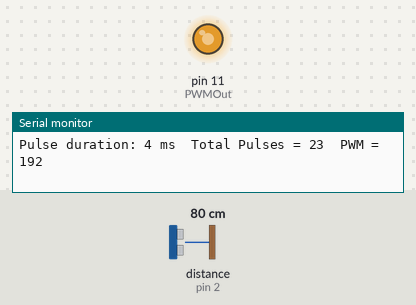
A sketch run on a simulated Arduino Nano, built with avr-gcc and run on an emulated ATmega328P. On the bench: output pins drawn as LEDs (lit = HIGH), the last lines printed to the serial monitor. Wiring (inferred from the names in the program): range finder with pulse-width output: data pin 2. The test bench sets the inputs (shaded band); at power-on: distance to the obstacle (sensor on pin 2) 80 cm. The echo pulse lasts 58.3 µs per cm.

Above: at 1.2 s.
1.3 s: distance to the obstacle (sensor on pin 2) set to 2 cm
At 2.1 s:
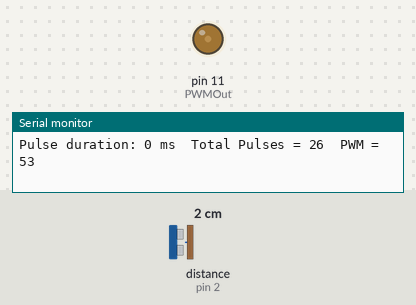
2.8 s: distance to the obstacle (sensor on pin 2) set to 15 cm
5.8 s: distance to the obstacle (sensor on pin 2) set to 20 cm
At 6.9 s:
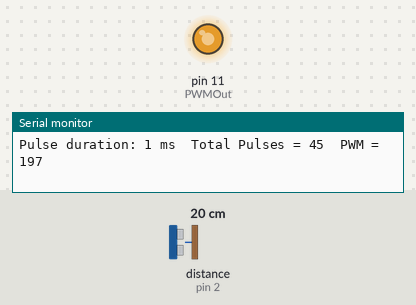
Timing chart, 0 to 8.8 s (numbered marks = the images above; inputs shaded):
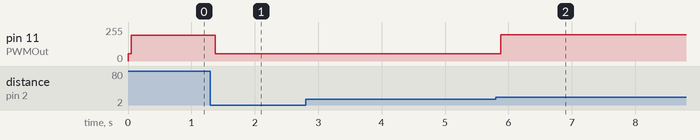

The sketch:

KISS_PAS_2_THROTTLE.ino
```cpp
/*
 VERSION: 1.0.1

 Name:		KISS_PAS_2_THROTTLE.ino
 Created:	8/23/2021 10:34:43 AM
 Author:	r4bb17

*/
// int throttleMap(int);           // Manual Throttle MAP function  REMOVE?

const int PASPin = 2;           // PAS Input pin
const int PWMOut = 11;          // PWM Output pin

const int lowPWMValue = 53;     // low PWM value, 53 (.830 V)
const int highPWMValue = 197;   // high PWM value, 197 (3.63V)
int currentPWMValue;            // state of digital throttle (53 - 197)

unsigned long duration;         // length of pulse in microseconds
unsigned long pulses = 0;       // total pulses


void setup() {
    Serial.begin(9600);         // Initialize Serial Port
    pinMode(PASPin, INPUT);     // Initialize PAS pin as input
    pinMode(PWMOut, OUTPUT);    // Initialize PWM pin as output
    idleThrottle();             // Generate Idle throttle voltage
}


void loop() {

    //get the time between pulses from the the PAS (Pedal Assist Sensor)
    duration = pulseInLong(PASPin, HIGH, 500000);

    unsigned int sample = duration / 1000;  // declare sample and convert duration to (ms)

    //if valid pulse detected map to PWM and write to output
    if (sample < 501 && sample != 0) {
        //map sample value to high and low PWM range
        int mappedValue = map(sample, 1, 75, highPWMValue, lowPWMValue); //Create manual map function.
 //       int mappedValue = throttleMap(sample);

        //safeguard throttle control from out of range anomalies
        if (mappedValue <= highPWMValue && mappedValue >= lowPWMValue) {
            analogWrite(PWMOut, mappedValue);
            currentPWMValue = mappedValue;
        }

        pulses++;
    }

    //generate idle throttle voltage if no pulses
    if (!sample) {
        idleThrottle();
    }


    printDebug();
}


void idleThrottle() {
    //set throttle to idle
    analogWrite(PWMOut, lowPWMValue);
    currentPWMValue = lowPWMValue;
}


void printDebug() {
    //print out diagnostic information
    Serial.print("Pulse duration: ");
    Serial.print(duration / 1000);
    Serial.print(" ms\t");
    Serial.print("Total Pulses = ");
    Serial.print(pulses);
    Serial.print("\tPWM = ");
    Serial.println(currentPWMValue);
}


int throttleMap(int pwm){
    //Manual Throttle MAP  (Sur Ron X-Bike 2021)
    //PWM Range 53 - 197 (Idle - Max) [144 Steps]

    switch (pwm) {
    //  HALF STEPS 1:.5
    case 200: pwm = 54; break;
    case 199: pwm = 54; break;
    case 198: pwm = 55; break;
    case 197: pwm = 55; break;
    case 196: pwm = 56; break;
    case 195: pwm = 56; break;
    case 194: pwm = 57; break;
    case 193: pwm = 57; break;
    case 192: pwm = 58; break;
    case 191: pwm = 58; break;
    case 190: pwm = 59; break;
    case 189: pwm = 59; break;
    case 188: pwm = 60; break;
    case 187: pwm = 60; break;
    case 186: pwm = 61; break;
    case 185: pwm = 61; break;
    case 184: pwm = 62; break;
    case 183: pwm = 62; break;
    case 182: pwm = 63; break;
    case 181: pwm = 63; break;
    case 180: pwm = 64; break;
    case 179: pwm = 64; break;
    case 178: pwm = 65; break;
    case 177: pwm = 65; break;
    case 176: pwm = 66; break;
    case 175: pwm = 66; break;
    case 174: pwm = 67; break;
    case 173: pwm = 67; break;
    case 172: pwm = 68; break;
    case 171: pwm = 68; break;
    case 170: pwm = 69; break;
    case 169: pwm = 69; break;
    case 168: pwm = 70; break;
    case 167: pwm = 70; break;
    case 166: pwm = 71; break;
    case 165: pwm = 71; break;
    case 164: pwm = 72; break;
    case 163: pwm = 72; break;
    case 162: pwm = 73; break;
    case 161: pwm = 73; break;
    case 160: pwm = 74; break;
    case 159: pwm = 74; break;
    case 158: pwm = 75; break;
    case 157: pwm = 75; break;
    case 156: pwm = 76; break;
    case 155: pwm = 76; break;
    case 154: pwm = 77; break;
    case 153: pwm = 77; break;
    // FULL STEPS  [1:1]
    case 152: pwm = 78; break;
    case 151: pwm = 79; break;
    case 150: pwm = 80; break;
    case 149: pwm = 81; break;
    case 148: pwm = 82; break;
    case 147: pwm = 83; break;
    case 146: pwm = 84; break;
    case 145: pwm = 85; break;
    case 144: pwm = 86; break;
    case 143: pwm = 87; break;
    case 142: pwm = 88; break;
    case 141: pwm = 89; break;
    case 140: pwm = 90; break;
    case 139: pwm = 91; break;
    case 138: pwm = 92; break;
    case 137: pwm = 93; break;
    case 136: pwm = 94; break;
    case 135: pwm = 95; break;
    case 134: pwm = 96; break;
    case 133: pwm = 97; break;
    case 132: pwm = 98; break;
    case 131: pwm = 99; break;
    case 130: pwm = 100; break;
    case 129: pwm = 101; break;
    case 128: pwm = 102; break;
    case 127: pwm = 103; break;
    case 126: pwm = 104; break;
    case 125: pwm = 105; break;
    case 124: pwm = 106; break;
    case 123: pwm = 107; break;
    case 122: pwm = 108; break;
    case 121: pwm = 109; break;
    case 120: pwm = 110; break;
    case 119: pwm = 111; break;
    case 118: pwm = 112; break;
    case 117: pwm = 113; break;
    case 116: pwm = 114; break;
    case 115: pwm = 115; break;
    case 114: pwm = 116; break;
    case 113: pwm = 117; break;
    case 112: pwm = 118; break;
    case 111: pwm = 119; break;
    case 110: pwm = 120; break;
    case 109: pwm = 121; break;
    case 108: pwm = 122; break;
    case 107: pwm = 123; break;
    case 106: pwm = 124; break;
    case 105: pwm = 125; break;
    case 104: pwm = 126; break;
    case 103: pwm = 127; break;
    case 102: pwm = 128; break;
    case 101: pwm = 129; break;
    case 100: pwm = 130; break;
    case 99: pwm = 131; break;
    case 98: pwm = 132; break;
    case 97: pwm = 133; break;
    case 96: pwm = 134; break;
    case 95: pwm = 135; break;
    case 94: pwm = 136; break;
    case 93: pwm = 137; break;
    case 92: pwm = 138; break;
    case 91: pwm = 139; break;
    case 90: pwm = 140; break;
    case 89: pwm = 141; break;
    case 88: pwm = 142; break;
    case 87: pwm = 143; break;
    case 86: pwm = 144; break;
    case 85: pwm = 145; break;
    case 84: pwm = 146; break;
    case 83: pwm = 147; break;
    case 82: pwm = 148; break;
    case 81: pwm = 149; break;
    case 80: pwm = 150; break;
    case 79: pwm = 151; break;
    case 78: pwm = 152; break;
    case 77: pwm = 153; break;
    case 76: pwm = 154; break;
    case 75: pwm = 155; break;
    case 74: pwm = 156; break;
    case 73: pwm = 157; break;
    case 72: pwm = 158; break;
    case 71: pwm = 159; break;
    case 70: pwm = 160; break;
    case 69: pwm = 161; break;
    case 68: pwm = 162; break;
    case 67: pwm = 163; break;
    case 66: pwm = 164; break;
    case 65: pwm = 165; break;
    case 64: pwm = 166; break;
    case 63: pwm = 167; break;
    case 62: pwm = 168; break;
    case 61: pwm = 169; break;
    case 60: pwm = 170; break;
    case 59: pwm = 171; break;
    case 58: pwm = 172; break;
    case 56: pwm = 173; break;
    case 55: pwm = 174; break;
    case 54: pwm = 175; break;
    case 53: pwm = 176; break;
    case 52: pwm = 177; break;
    case 51: pwm = 178; break;
    case 50: pwm = 179; break;
    case 49: pwm = 180; break;
    case 48: pwm = 181; break;
    case 47: pwm = 182; break;
    case 46: pwm = 183; break;
    case 45: pwm = 184; break;
    case 44: pwm = 185; break;
    case 43: pwm = 186; break;
    case 42: pwm = 187; break;
    case 41: pwm = 188; break;
    case 40: pwm = 189; break;
    case 39: pwm = 190; break;
    case 38: pwm = 191; break;
    case 37: pwm = 192; break;
    case 36: pwm = 193; break;
    case 35: pwm = 194; break;
    case 34: pwm = 195; break;
    case 33: pwm = 196; break;
    case 32: pwm = 197; break;
    //  HOLD MAX VALUE
    case 31: pwm = 197; break;
    case 30: pwm = 197; break;
    case 29: pwm = 197; break;
    case 28: pwm = 197; break;
    case 27: pwm = 197; break;
    case 26: pwm = 197; break;
    case 25: pwm = 197; break;
    case 24: pwm = 197; break;
    case 23: pwm = 197; break;
    case 22: pwm = 197; break;
    case 21: pwm = 197; break;
    case 20: pwm = 197; break;
    case 19: pwm = 197; break;
    case 18: pwm = 197; break;
    case 17: pwm = 197; break;
    case 16: pwm = 197; break;
    case 15: pwm = 197; break;
    case 14: pwm = 197; break;
    case 13: pwm = 197; break;
    case 12: pwm = 197; break;
    case 11: pwm = 197; break;
    case 10: pwm = 197; break;
    case 9: pwm = 197; break;
    case 8: pwm = 197; break;
    case 7: pwm = 197; break;
    case 6: pwm = 197; break;
    case 5: pwm = 197; break;
    case 4: pwm = 197; break;
    case 3: pwm = 197; break;
    case 2: pwm = 197; break;
    case 1: pwm = 197; break;
    }

    return pwm;
}
```

Measured:
- the behaviour switches between 17 and 18 cm on distance to the obstacle (sensor on pin 2) (found by bisection; images 1 and 2)
- after the input at 1.3 s, pin 11 (PWMOut): 192/255 → 53/255 after 0.07 s
- after the input at 5.8 s, pin 11 (PWMOut): 53/255 → 197/255 after 0.08 s
